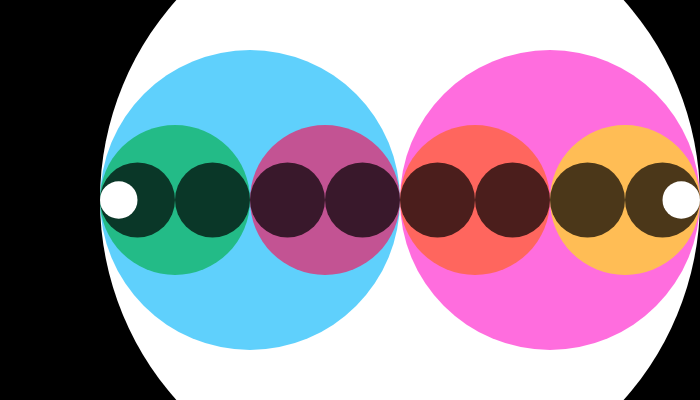
Frame 1 (no input)
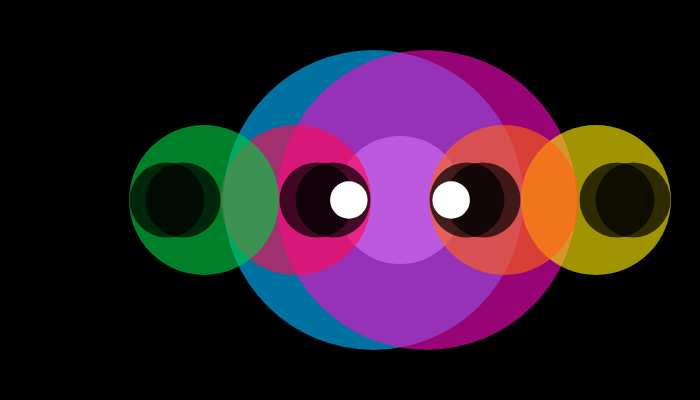
Frame 60 (no input)
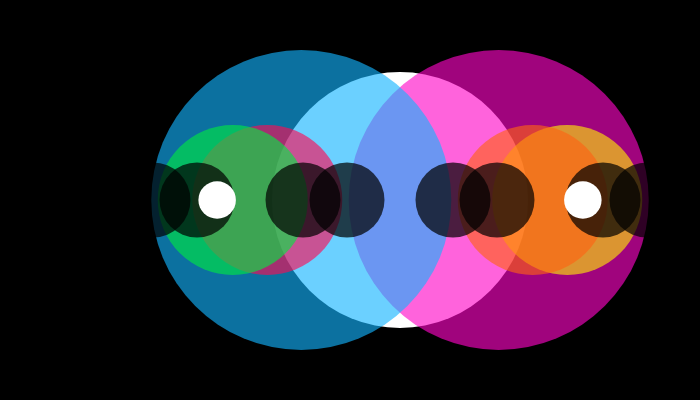
Frame 120 (the mouse pressed at the canvas centre since frame 60)

The p5.js sketch that drew these frames (run headless with seeded random() and noise() and a simulated clock; from frame 60 on, the mouse is pressed at the canvas centre):

// p5.js sketch
// ── sketch.js
var z=600;
var x=118.75;
var x2= 681.25;
var i=250;
var i2=550;
var v= 175;
var v2= 325;
var w= 475;
var w2= 625;
var o= 137.5;
var o2= 212.5;
var h= 287.5;
var h2= 362.5;
var g= 437.5;
var g2= 512.5;
var c= 587.5;
var c2= 662.5;
var rojo=0;
var verde=0;
var azul=0;
var y=0;
function setup() {
  createCanvas(700, 400);
}

function draw() {

  background(0,0,0);
  
  
  fill(255);
 
  noStroke();

  fill(255);
  //grandeeee
  ellipse(400, 200, z, z);
  z= z-4;
  if (z>600) {
    z= 0;
   
  }
  
    z= z-4;
  if (z<0) {
    z= 600;
  }
  ////
   
  //medianos 
  //iz
  ///colooooor
 
  //azul
  if (i< 400) {
    r = map(i, 0, 700, 0, 230);

    fill(0, 180, i, 160);
  }
  //rojo
  if (i>=400) {
    r = map(i, 0, 700, 0, 252);

    fill(i, 7,200, 160);
  }
  ///figura
  ellipse(i, 200, 300, 300);
  i= i+2.09;
  if (i>=width-150) {
    i= 250;
  }
  //coloooooor
  //azzzza
  if (i2<=400) {
    r = map(i2, 0, 700, 0, 230);

    fill(20, 180, i2, 160);
  }
  ///roj
  if (i2>=400) {
    r = map(i2, 0, 700, 0, 252);

    fill(i2, 8, 200, 150);
  }
  //der
  ellipse(i2, 200, 300, 300);
  i2= i2-2.09;
  if (i2<=250) {
    i2= 550;
  }
//////////////////////////////
//colooooooooooor
//verdee
if (v<= 250) {
    r = map(v, 0, 400, 0, 255);

    fill(0, v,66, 160);
  }
  ///ficsia
  if (v>250) {
    r = map(v, 0, 400, 0, 140);

    fill(v, 10, 85, 160);
  }
  //pequeños
  //der
  ellipse(v, 200, 150, 150);
  v= v+2.05;
  if (v>=325) {
    v= 175;
  }
  //////////////////color
  //verde
  if (v2< 250) {
    r = map(v2, 0, 400, 0, 255);

    fill(0, v2,66, 160);
  }
  ///ficsia
  if (v2>250) {
    r = map(v2, 0, 400, 0, 140);

    fill(v2, 10, 85, 160);
  }
  //iz
  ellipse(v2, 200, 150, 150);
  v2= v2-2.05;
  if (v2<=175) {
    v2= 325;
  }
  //extrema iz
  //coloooor
   //verde
  if (w> 550) {
    r = map(w, 0, 400, 0, 252);

    fill(w,236,6, 160);
  }
  ///ficsia
  if (w<550) {
    r = map(w, 0, 400, 0, 255);

    fill(w, 100, 20, 160);
  }
  
  ellipse(w, 200, 150, 150);
  w= w+2.05;
  if (w>=width-75) {
    w= 475;
  }
   //verde
  if (w2> 550) {
    r = map(w2, 0, 400, 0, 252);

    fill(w2,237,6, 160);
  }
  ///ficsia
  if (w2<550) {
    r = map(w2, 0, 400, 0, 255);

    fill(w2, 100, 20, 160);
  }
  //extema der
  ellipse(w2, 200, 150, 150);
  w2= w2-2.05;
  if (w2<=475) {
    w2= 625;
  }
  //pequeñitos

    fill(0,0,0, 180);
 
  ellipse(o, 200, 75, 75);
  o= o+0.5;
  if (o>=250-37.5) {
    o= 137.5;
  }
  ellipse(o2, 200, 75, 75);
  o2= o2-0.5;
  if (o2<=137.5) {
    o2=250-37.5;
  }

  ellipse(h, 200, 75, 75);
  h= h+0.5;
  if (h>=400-37.5) {
    h= 250+37.5;
  }
  ellipse(h2, 200, 75, 75);
  h2= h2-0.5;
  if (h2<=250+37.5) {
    h2= 400-37.5;
  }

  ellipse(g, 200, 75, 75);
  g= g+0.5;
  if (g>=550-37.5) {
    g= 400+37.5;
  }
  ellipse(g2, 200, 75, 75);
  g2= g2-0.5;
  if (g2<=400+37.5) {
    g2= 550-37.5;
  }

  ellipse(c, 200, 75, 75);
  c= c+0.5;
  if (c>=700-37.5) {
    c= 550+37.5;
  }
  ellipse(c2, 200, 75, 75);
  c2= c2-0.5;
  if (c2<=550+37.5) {
    c2= 700-37.5;
  }
 
  ////pequeñititicoooo

  fill(255);
  ellipse(x, 200, 37.5, 37.5);
  x= x+3.9;
  if (x>width-18.75) {
    x= 118.75;
  }
  ellipse(x2, 200, 37.5, 37.5);
  x2= x2-3.9;
  if (x2<118.75) {
    x2=681.25;
  }
  

}
